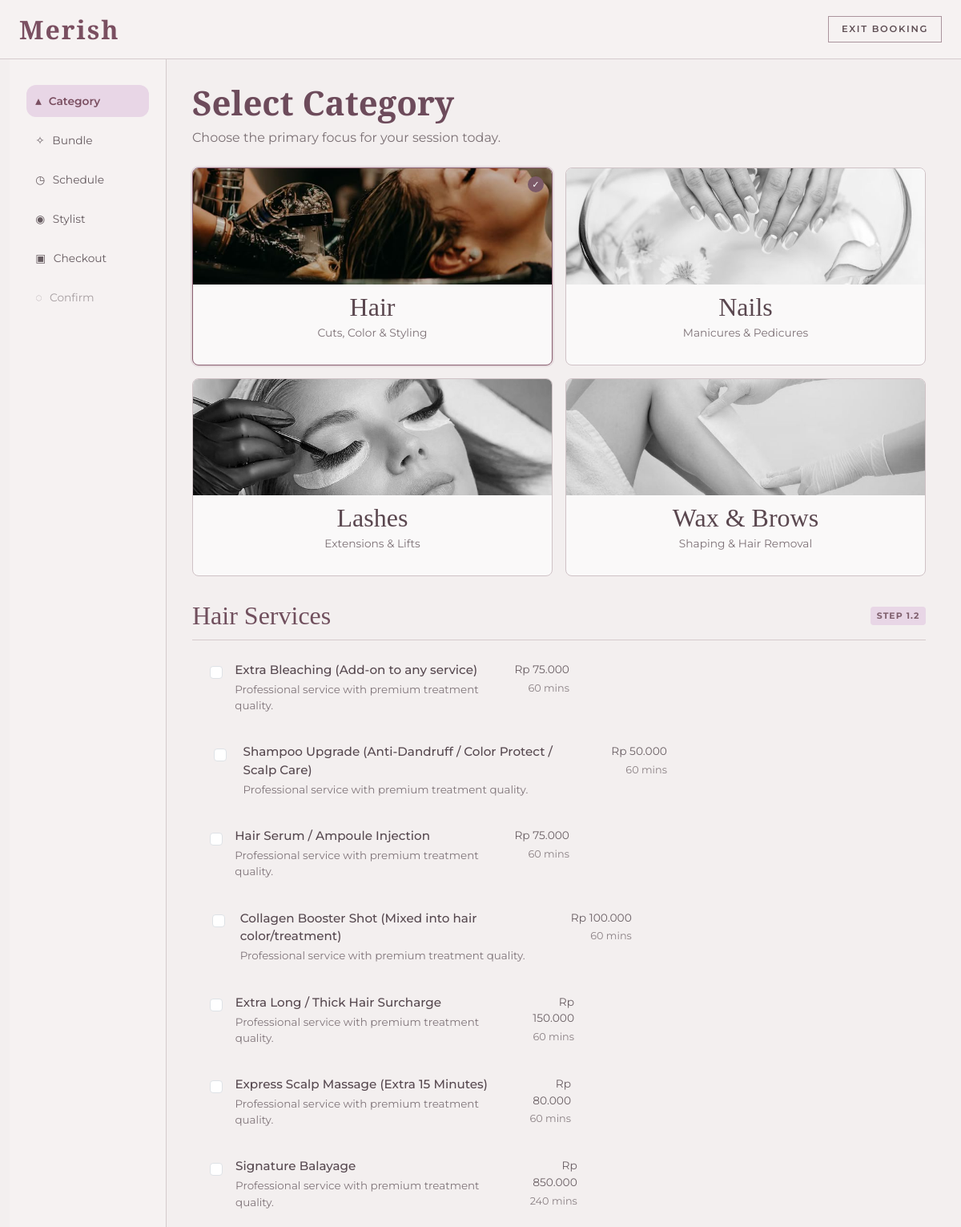
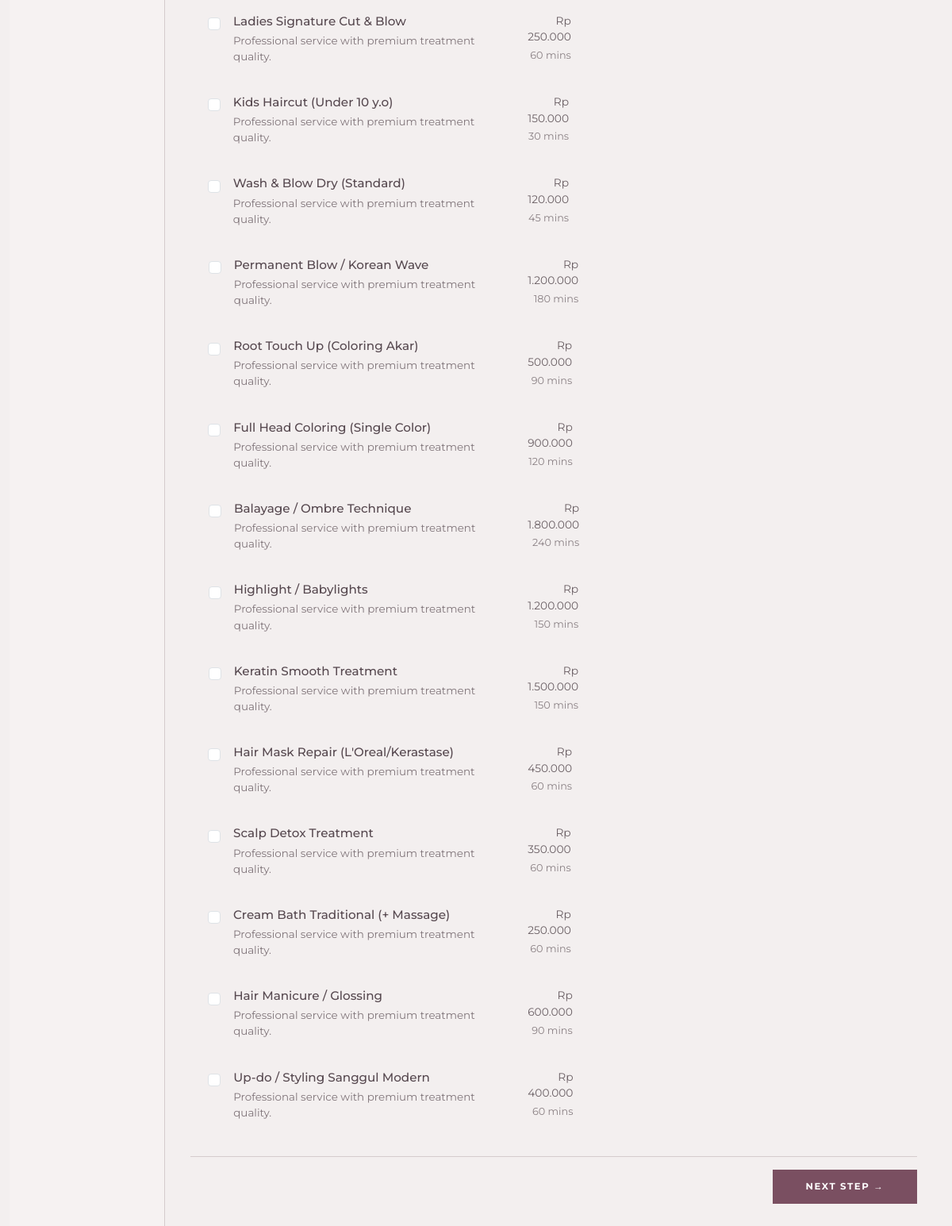
Page /index.php?page=booking&step=1 on the committed database (2 pictures, top to bottom).
### tables this page shows
CREATE TABLE services (
    service_id VARCHAR(10),
    service_name VARCHAR(100) NOT NULL,
    category ENUM('Hair', 'Nails', 'Lashes', 'Wax & Eyebrows') NOT NULL, 
    is_addon BOOLEAN NOT NULL DEFAULT FALSE,
    base_tariff DECIMAL(10,2) NOT NULL,
    est_duration INT NOT NULL,
    PRIMARY KEY (service_id)
);

### app/Core/Database.php (called while the page is built, shortened)
<?php
class Database
{
    private static ?PDO $connection = null;
    public static function getConnection(): PDO
    {
        if (self::$connection !== null) {
            return self::$connection;
        }
        $host = 'localhost';
        $dbName = 'db_merish_salon';
        $user = 'root';
        $pass = '';
        $ports = [3306, 3307];
        foreach ($ports as $port) {
            $dsn = "mysql:host={$host};port={$port};dbname={$dbName};charset=utf8mb4";
            try {
                self::$connection = new PDO($dsn, $user, $pass, [
                    PDO::ATTR_ERRMODE => PDO::ERRMODE_EXCEPTION,
                    PDO::ATTR_DEFAULT_FETCH_MODE => PDO::FETCH_ASSOC,
                    PDO::ATTR_EMULATE_PREPARES => false,
                ]);
                return self::$connection;
            } catch (PDOException $e) {
                $lastException = $e;
            }
        }
        $portsTried = implode(', ', $ports);
        $err = 'Koneksi database gagal (mencoba port: ' . $portsTried . ')';
        die($err);
        return self::$connection;
    }
}

### app/Controllers/BookingController.php (called while the page is built, shortened)
<?php
class BookingController
{
    public function step1()
    {
        if ($_SERVER['REQUEST_METHOD'] === 'GET') {
            $servicesModel = new ServicesModel();
            $services = $servicesModel->findAll();
            return [
                'view' => 'Booking/step1',
                'data' => [
                    'services' => $services,
                    'step' => 1,
                    'title' => 'Pilih Layanan'
                ]
            ];
        }
    }
}

### app/Models/ServicesModel.php (called while the page is built, shortened)
<?php
class ServicesModel
{
    private PDO $db;
    public function __construct()
    {
        $this->db = Database::getConnection();
    }
    public function findAll(): array
    {
        $sql = 'SELECT s.*, 0 AS promo FROM services s ORDER BY s.service_id ASC';
        $stmt = $this->db->query($sql);
        return $stmt->fetchAll();
    }
}

### app/Views/Booking/step1.php (the view, shortened to what this page needs)
<?php
$services = $services ?? [];
$selectedServiceId = trim((string)($_GET['service_id'] ?? ''));
$categories = [
    'hair' => ['label' => 'Hair', 'subtitle' => 'Cuts, Color & Styling', 'visual' => 'visual-hair'],
    'nails' => ['label' => 'Nails', 'subtitle' => 'Manicures & Pedicures', 'visual' => 'visual-nails'],
    'lashes' => ['label' => 'Lashes', 'subtitle' => 'Extensions & Lifts', 'visual' => 'visual-lashes'],
    'wax' => ['label' => 'Wax & Brows', 'subtitle' => 'Shaping & Hair Removal', 'visual' => 'visual-wax'],
];
$normalizeCategory = static function (?string $category): string {
    $value = strtolower(trim((string)$category));
    return match ($value) {
        'hair' => 'hair',
        'nails' => 'nails',
        'lashes' => 'lashes',
        'wax & eyebrows', 'wax', 'eyebrows', 'wax and eyebrows' => 'wax',
        default => 'hair',
    };
};
$activeCategory = 'hair';
?>
<!DOCTYPE html>
<html lang="id">
<head>
    <link href="https://cdn.jsdelivr.net/npm/bootstrap@5.3.3/dist/css/bootstrap.min.css" rel="stylesheet">
</head>
<body>
<div class="booking-shell">
    <header class="top-header d-flex align-items-center">
        <div class="container-fluid px-4 d-flex align-items-center justify-content-between">
            <a class="logo" href="index.php?page=home">Merish</a>
            <a href="index.php?page=home" class="btn exit-btn">Exit Booking</a>
        </div>
    </header>
    <div class="container-fluid">
        <div class="row g-0">
            <aside class="col-lg-3 col-xl-2 sidebar">
                <ul class="step-nav">
                    <li><a class="step-item active" href="index.php?page=booking&step=1">▴ <span>Category</span></a></li>
                    <li><a class="step-item" href="index.php?page=booking&step=2">✧ <span>Bundle</span></a></li>
                    <li><a class="step-item" href="index.php?page=booking&step=3">◷ <span>Schedule</span></a></li>
                    <li><a class="step-item" href="index.php?page=booking&step=4">◉ <span>Stylist</span></a></li>
                    <li><a class="step-item" href="index.php?page=booking&step=5">▣ <span>Checkout</span></a></li>
                    <li><span class="step-item disabled">◌ <span>Confirm</span></span></li>
                </ul>
            </aside>
            <main class="col-lg-9 col-xl-10 main-panel">
                <h1 class="main-title">Select Category</h1>
                <p class="main-subtitle">Choose the primary focus for your session today.</p>
                <div class="row g-3">
                    <?php foreach ($categories as $key => $cat): ?>
                        <div class="col-md-6">
                            <div class="category-card <?php echo $activeCategory === $key ? 'active' : ''; ?>" data-category="<?php echo $key; ?>">
                                <div class="category-visual <?php echo $cat['visual']; ?>">
                                    <span class="check-mark">✓</span>
                                </div>
                                <div class="category-body">
                                    <p class="category-name"><?php echo htmlspecialchars($cat['label']); ?></p>
                                    <p class="category-sub"><?php echo htmlspecialchars($cat['subtitle']); ?></p>
                                </div>
                            </div>
                        </div>
                    <?php endforeach; ?>
                </div>
                <div class="services-head">
                    <h2 id="serviceCategoryTitle"><?php echo htmlspecialchars($categories[$activeCategory]['label']); ?> Services</h2>
                    <span class="step-chip">Step 1.2</span>
                </div>
                <form method="POST" action="/index.php?page=booking&step=1" id="bookingStep1Form">
                    <div id="serviceList">
                        <?php if (!empty($services)): ?>
                            <?php foreach ($services as $service): ?>
                                <?php
                                $serviceId = (string)($service['service_id'] ?? '');
                                $serviceCategory = $normalizeCategory($service['category'] ?? '');
                                $selectedServiceIds = $_SESSION['booking']['service_ids'] ?? [];
                                $checked = in_array($serviceId, $selectedServiceIds) || $serviceId === $selectedServiceId ? 'checked' : '';
                                $isActive = $checked !== '' ? 'is-active' : '';
                                $price = (float)($service['base_tariff'] ?? 0);
                                $duration = (int)($service['est_duration'] ?? 0);
                                ?>
                                <label class="service-option <?php echo $isActive; ?>" data-service-category="<?php echo $serviceCategory; ?>">
                                    <div class="row g-2 align-items-start">
                                        <div class="col-1 d-flex justify-content-center pt-1">
                                            <input type="checkbox" class="form-check-input service-checkbox" name="service_ids[]" value="<?php echo htmlspecialchars($serviceId); ?>" <?php echo $checked; ?>>
                                        </div>
                                        <div class="col-8 col-md-9">
                                            <p class="service-name">
                                                <?php echo htmlspecialchars($service['service_name'] ?? 'Service'); ?>
                                            </p>
                                            <p class="service-desc"><?php echo htmlspecialchars($service['description'] ?? 'Professional service with premium treatment quality.'); ?></p>
                                        </div>
                                        <div class="col-3 col-md-2 service-meta">
                                            Rp <?php echo number_format($price, 0, ',', '.'); ?>
                                            <small><?php echo $duration > 0 ? $duration . ' mins' : '60 mins'; ?></small>
                                        </div>
                                    </div>
                                </label>
                            <?php endforeach; ?>
                        <?php else: ?>
                            <div class="alert alert-warning">Belum ada data layanan tersedia.</div>
                        <?php endif; ?>
                    </div>
                    <div class="panel-footer">
                        <button type="submit" class="btn next-btn">Next Step →</button>
                    </div>
                </form>
            </main>
        </div>
    </div>
</div>
</body>
</html>

### index.php (shortened to what this page needs)
<?php
$page = $_GET['page'] ?? 'home';
$action = $_GET['action'] ?? 'index';
$controller = match($page) {
    'login'       => new AuthController(),
    'register'    => new AuthController(),
    'home'        => new Home(),
    'services'    => new ServicesController(),
    'cafe'        => new CafeController(),
    'booking'     => new BookingController(),
    'admin'       => new AdminController(),
    'receptionist' => new ReceptionistController(),
    'beautician'  => new BeauticianController(),
    'barista'     => new BaristaController(),
    'qrorder'     => new QROrderController(),
    'billing'     => new UnifiedBilling(),
    default       => new Home(),
};
if ($page === 'booking') {
    $step = $_GET['step'] ?? 1;
    if ($step === '4.1') {
        $method = 'step4Auth';
    } else {
        $method = 'step' . $step;
    }
    if (method_exists($controller, $method)) {
        $result = $controller->$method();
        if (is_array($result) && isset($result['view'])) {
            renderView($result['view'], $result['data'] ?? []);
        }
    } else {
        $controller->index();
    }
} else if ($action !== 'index' && method_exists($controller, $action)) {
    $controller->$action();
} else {
    $result = $controller->index();
    if (is_array($result) && isset($result['view'])) {
        renderView($result['view'], $result['data'] ?? []);
    }
}
function renderView($view, $data = [])
{
    extract($data);
    require __DIR__ . '/app/Views/' . str_replace('.', '/', $view) . '.php';
}

### rows in the picture
services: service_name "Extra Bleaching (Add-on to any service)", description "Professional service with premium treatment quality.", base_tariff "75.000", est_duration "60 mins"
services: service_name "Shampoo Upgrade (Anti-Dandruff / Color Protect / Scalp Care)", description "Professional service with premium treatment quality.", base_tariff "50.000", est_duration "60 mins"
services: service_name "Hair Serum / Ampoule Injection", description "Professional service with premium treatment quality.", base_tariff "75.000", est_duration "60 mins"
services: service_name "Collagen Booster Shot (Mixed into hair color/treatment)", description "Professional service with premium treatment quality.", base_tariff "100.000", est_duration "60 mins"
services: service_name "Extra Long / Thick Hair Surcharge", description "Professional service with premium treatment quality.", base_tariff "150.000", est_duration "60 mins"
services: service_name "Express Scalp Massage (Extra 15 Minutes)", description "Professional service with premium treatment quality.", base_tariff "80.000", est_duration "60 mins"
services: service_name "Signature Balayage", description "Professional service with premium treatment quality.", base_tariff "850.000", est_duration "240"
services: service_name "Ladies Signature Cut & Blow", description "Professional service with premium treatment quality.", base_tariff "250.000", est_duration "60"
services: service_name "Kids Haircut (Under 10 y.o)", description "Professional service with premium treatment quality.", base_tariff "150.000", est_duration "30"
services: service_name "Wash & Blow Dry (Standard)", description "Professional service with premium treatment quality.", base_tariff "120.000", est_duration "45"
services: service_name "Permanent Blow / Korean Wave", description "Professional service with premium treatment quality.", base_tariff "1.200.000", est_duration "180"
services: service_name "Root Touch Up (Coloring Akar)", description "Professional service with premium treatment quality.", base_tariff "500.000", est_duration "90"
services: service_name "Full Head Coloring (Single Color)", description "Professional service with premium treatment quality.", base_tariff "900.000", est_duration "120"
services: service_name "Balayage / Ombre Technique", description "Professional service with premium treatment quality.", base_tariff "1.800.000", est_duration "240"
services: service_name "Highlight / Babylights", description "Professional service with premium treatment quality.", base_tariff "1.200.000", est_duration "150"
services: service_name "Keratin Smooth Treatment", description "Professional service with premium treatment quality.", base_tariff "1.500.000", est_duration "150"
services: service_name "Hair Mask Repair (L'Oreal/Kerastase)", description "Professional service with premium treatment quality.", base_tariff "450.000", est_duration "60"
services: service_name "Scalp Detox Treatment", description "Professional service with premium treatment quality.", base_tariff "350.000", est_duration "60"
services: service_name "Cream Bath Traditional (+ Massage)", description "Professional service with premium treatment quality.", base_tariff "250.000", est_duration "60"
services: service_name "Hair Manicure / Glossing", description "Professional service with premium treatment quality.", base_tariff "600.000", est_duration "90"
services: service_name "Up-do / Styling Sanggul Modern", description "Professional service with premium treatment quality.", base_tariff "400.000", est_duration "60"

### other values in the picture
$cat['label'] "Hair"
$cat['subtitle'] "Cuts, Color & Styling"
$cat['label'] "Nails"
$cat['subtitle'] "Manicures & Pedicures"
$cat['label'] "Lashes"
$cat['subtitle'] "Extensions & Lifts"
$cat['label'] "Wax & Brows"
$cat['subtitle'] "Shaping & Hair Removal"
